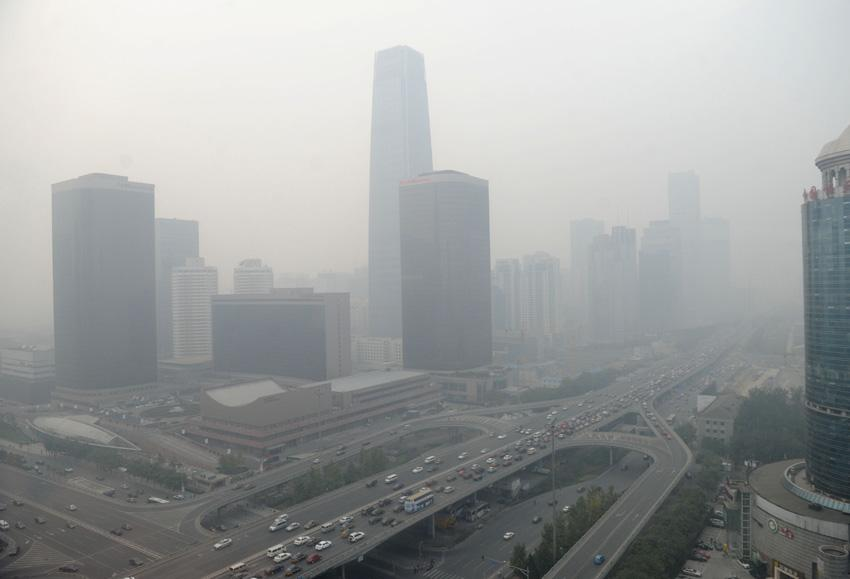
#> input picture 大三下/计算机视觉/实验/实验3/smog.jpg, 850 x 579 px
$ python 2.py
#> lines starting #> are read from the running program, lines starting #| are printed output that depends on the picture
import cv2
import numpy as np
import matplotlib.pyplot as plt

# Load the image
image_path = 'smog.jpg'
image = cv2.imread(image_path)
#> image is the input picture: shape (579, 850, 3); mean B, G, R 159.2, 159.6, 157.2
if image is None:
    print(f"Image not loaded correctly, please check the path: {image_path}")
else:
    # Convert BGR image to RGB for displaying
    image_rgb = cv2.cvtColor(image, cv2.COLOR_BGR2RGB)

    # Initialize ORB (Oriented FAST and Rotated BRIEF) detector
    orb = cv2.ORB_create()
    # Detect keypoints using ORB
    keypoints_orb, descriptors_orb = orb.detectAndCompute(image, None)
#> keypoints_orb = 441 keypoints; strongest (x, y, size): (321, 542, 31), (319, 544, 31), (321, 546, 31), (352, 534, 31)
    # Draw keypoints on the image
    image_orb = cv2.drawKeypoints(image_rgb, keypoints_orb, None, color=(255, 0, 0), flags=0)

    # Initialize FAST (Features from Accelerated Segment Test) detector
    fast = cv2.FastFeatureDetector_create()
    # Detect keypoints using FAST
    keypoints_fast = fast.detect(image, None)
#> keypoints_fast = 2092 keypoints; strongest (x, y, size): (321, 542, 7), (271, 527, 7), (567, 507, 7), (362, 533, 7)
    # Draw keypoints on the image
    image_fast = cv2.drawKeypoints(image_rgb, keypoints_fast, None, color=(255, 0, 0), flags=0)
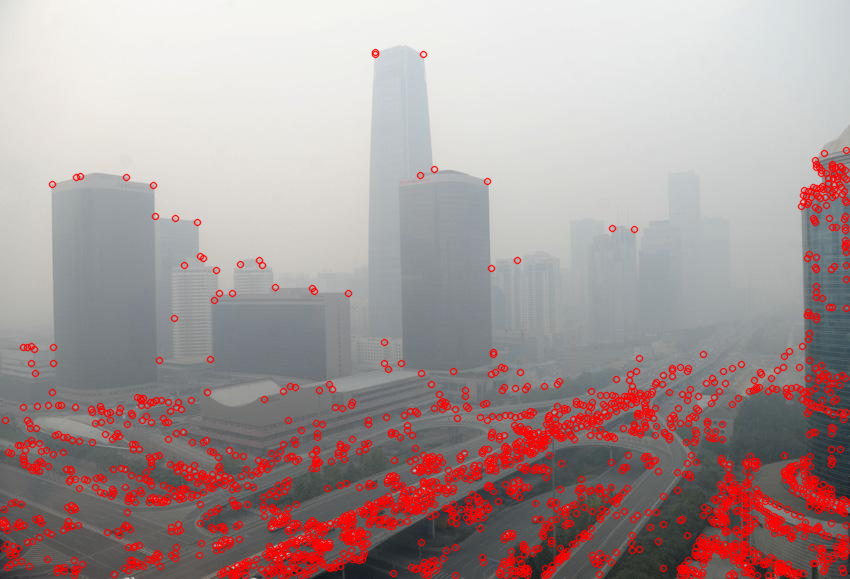
#> image_fast: shape (579, 850, 3); mean R, G, B 169.1, 152.1, 151.7

    # Display the original and processed images side by side
    plt.figure(figsize=(15, 5))
    plt.subplot(1, 3, 1), plt.imshow(image_rgb), plt.title('original_graph')
    plt.xticks([]), plt.yticks([])
    plt.subplot(1, 3, 2), plt.imshow(image_orb), plt.title('ORB')
    plt.xticks([]), plt.yticks([])
    plt.subplot(1, 3, 3), plt.imshow(image_fast), plt.title('FAST')
    plt.xticks([]), plt.yticks([])

    plt.show()
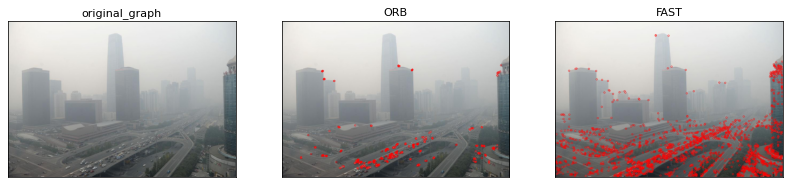
#> figure drawn by matplotlib, 3 panels

$ run again, with 大三下/计算机视觉/实验/实验3/a.jpg copied over 大三下/计算机视觉/实验/实验3/smog.jpg
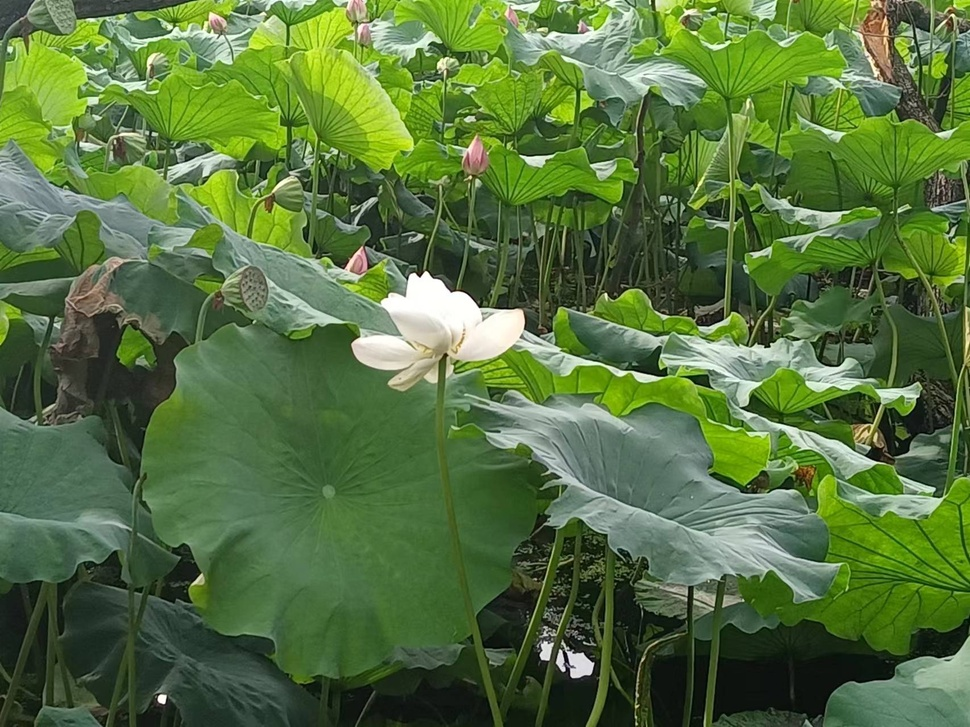
#> input picture 大三下/计算机视觉/实验/实验3/a.jpg, 970 x 727 px, shrunk from 1706 x 1279 before the run
#> image is the input picture: shape (727, 970, 3); mean B, G, R 62.8, 114.4, 86
#> keypoints_orb = 500 keypoints; strongest (x, y, size): (419, 276, 31), (426, 272, 31), (563, 670, 31), (419, 275, 44.6)
#> keypoints_fast = 20566 keypoints; strongest (x, y, size): (419, 276, 7), (451, 291, 7), (765, 347, 7), (593, 663, 7)
#> `image_fast = cv2.drawKeypoints(image_rgb, keypoints_fast, None, color=..`:
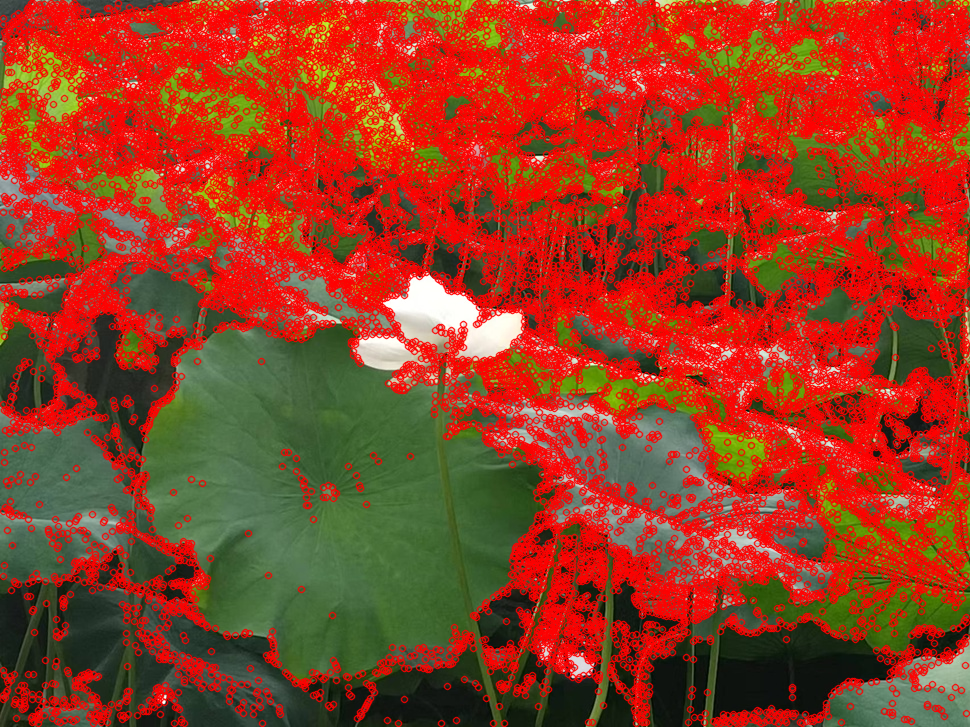
#> image_fast: shape (727, 970, 3); mean R, G, B 152.1, 60.6, 33.9
#> `plt.show()`:
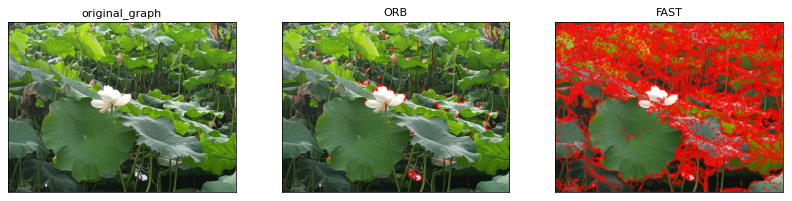
#> figure drawn by matplotlib, 3 panels

$ run again, with 大三下/计算机视觉/实验/实验3/b.jpg copied over 大三下/计算机视觉/实验/实验3/smog.jpg
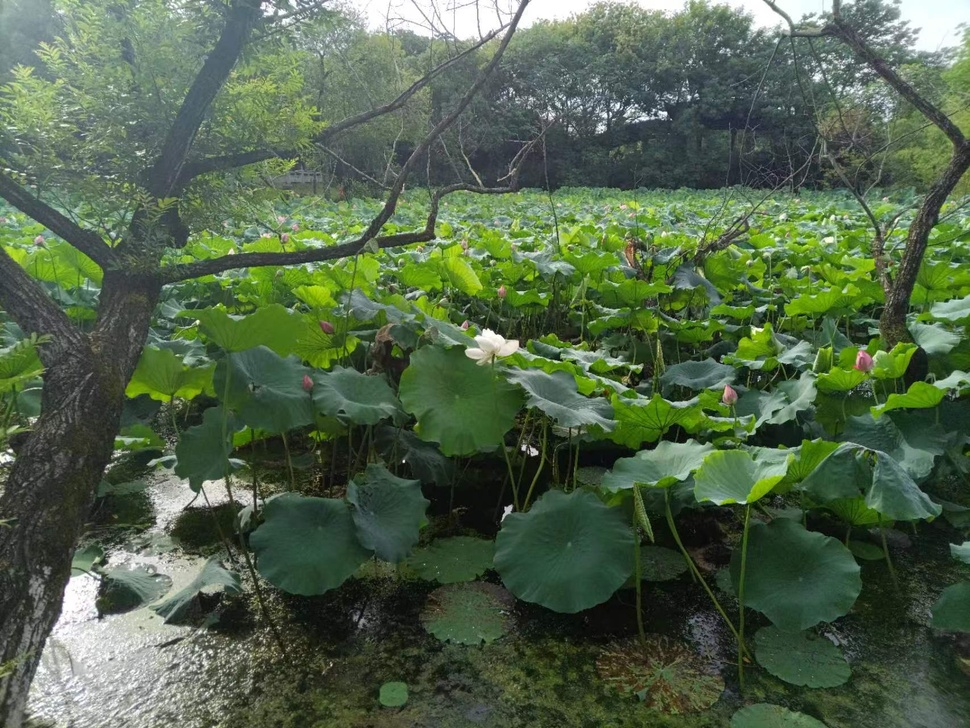
#> input picture 大三下/计算机视觉/实验/实验3/b.jpg, 970 x 728 px, shrunk from 1706 x 1280 before the run
#> image is the input picture: shape (728, 970, 3); mean B, G, R 74.6, 100.1, 81.9
#> keypoints_orb = 500 keypoints; strongest (x, y, size): (537, 452, 31), (536, 452, 37.2), (534, 451, 53.6), (533, 454, 37.2)
#> keypoints_fast = 29577 keypoints; strongest (x, y, size): (403, 461, 7), (505, 507, 7), (537, 452, 7), (666, 112, 7)
#> `image_fast = cv2.drawKeypoints(image_rgb, keypoints_fast, None, color=..`:
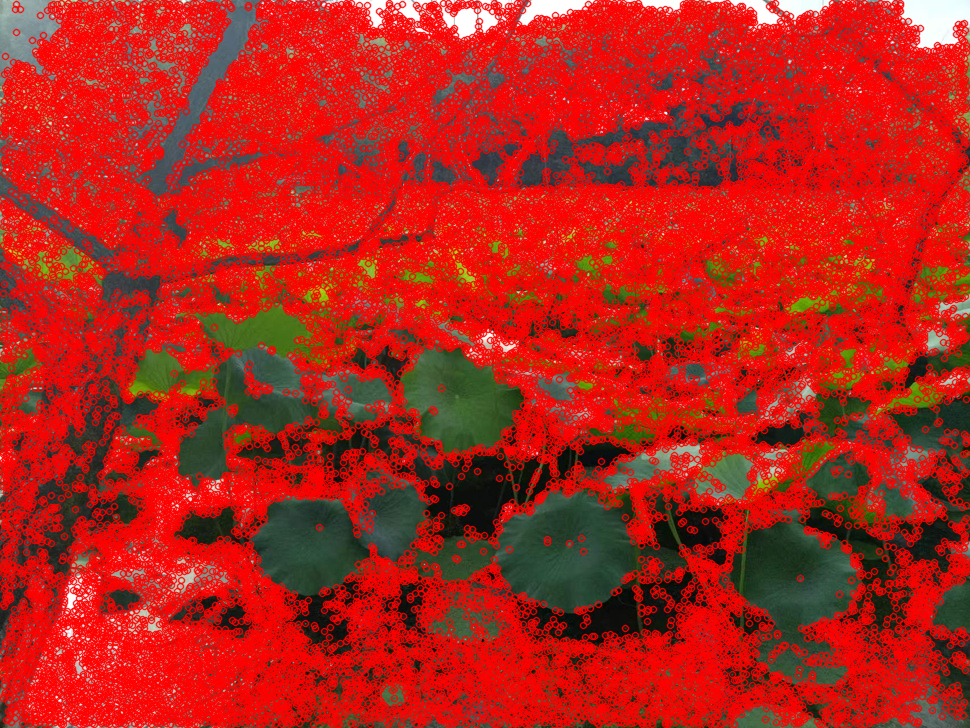
#> image_fast: shape (728, 970, 3); mean R, G, B 175.9, 38, 27.9
#> `plt.show()`:
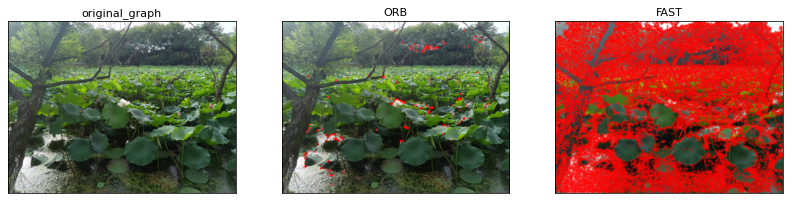
#> figure drawn by matplotlib, 3 panels
